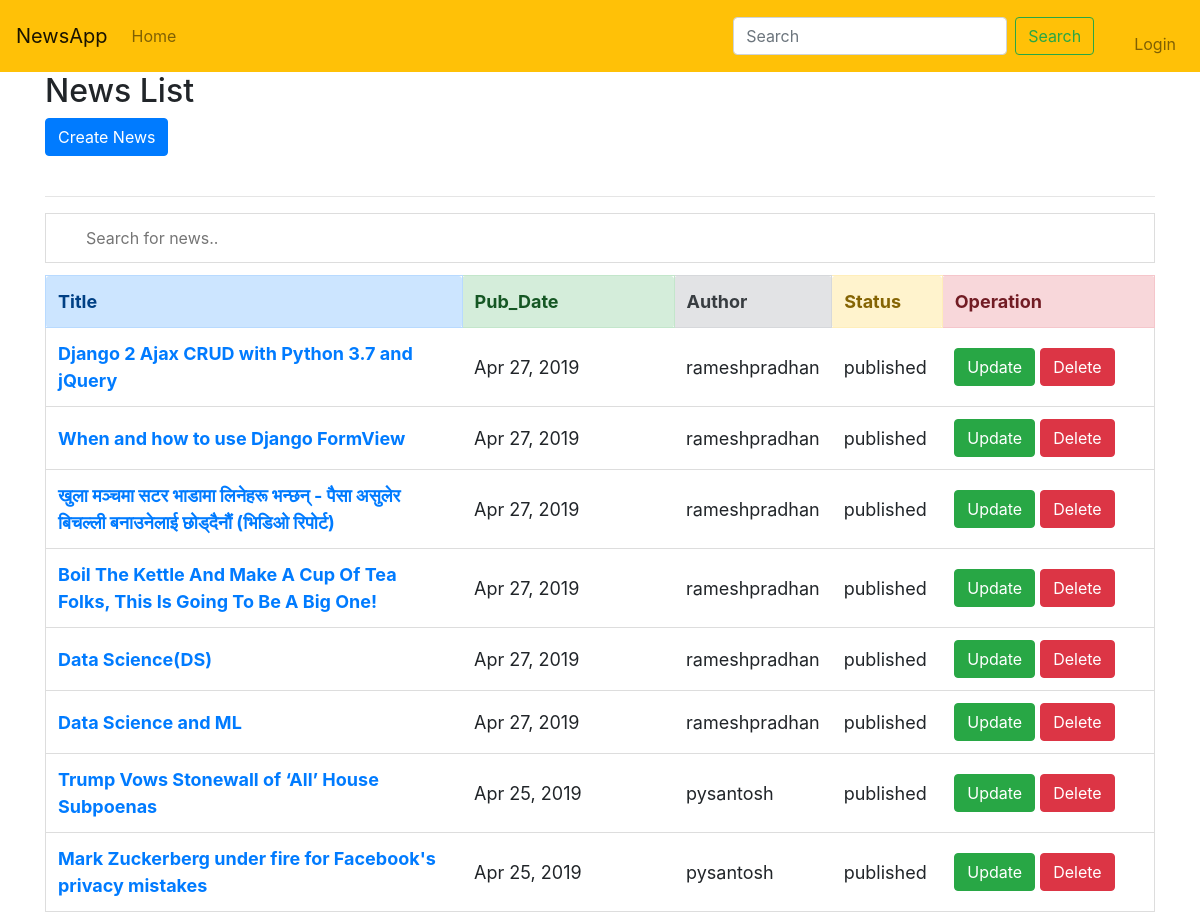
The page /admin-panel/news/ on the database as committed earlier.
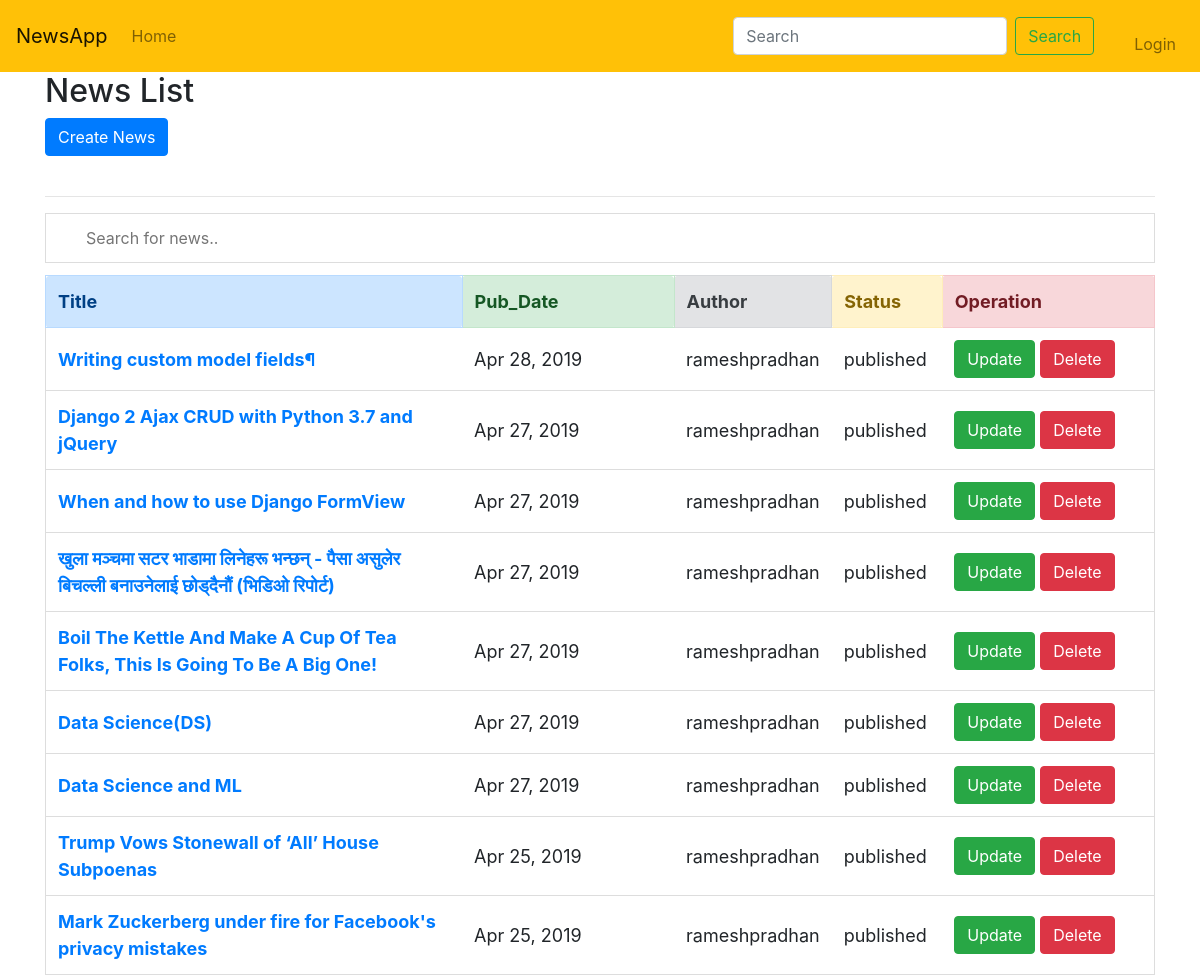
The same page on the database as committed later.
### newsapp/models.py (models this page shows, shortened)
class Post(models.Model):
    STATUS_CHOICES = (
        ('unpublished', 'Unpublished'),
        ('published', 'Published'),
    )
    title = models.CharField(max_length=255)
    tag = models.ManyToManyField(Tag)
    topic = models.ForeignKey(
        Topic, on_delete=models.CASCADE, related_name='posts')
    content = models.TextField()
    image = models.ImageField(upload_to='post_images/%Y/%m/%d', blank=True)
    created_at = models.DateTimeField(auto_now_add=True)
    updated_at = models.DateTimeField(auto_now=True)
    author = models.ForeignKey(
        User, on_delete=models.CASCADE, related_name='posts')
    update_by = models.ForeignKey(
        User, on_delete=models.CASCADE, related_name='+')
    status = models.CharField(
        max_length=10, choices=STATUS_CHOICES, default='unpublished')
    post_count = models.IntegerField(default=0)
    class Meta:
        ordering = ('-created_at',)

### newsapp/views.py (the view)
class AdminNewsListView(ListView):
    model = Post
    template_name = 'admintemplates/newsapp/newslist.html'

### templates/admintemplates/newsapp/newslist.html (shortened to what this page needs)
{% extends "admintemplates/adminbase.html" %}
{% block content %}
<div class="container">
    <h2>News List</h2>
    <div class="create mr-left">
        <a class="btn btn-primary" href="{% url 'newsapp:adminnewscreate' %}" role="button">Create News</a>
    </div><br>
    <hr>
    <input type="text" id="myInput" onkeyup="myFunction()" placeholder="Search for news.." title="Type in a name">
    <table id="myTable">
        <tr class="header">
            <th class="alert alert-primary" style="width:40%;">Title</th>
            <th class="alert alert-success" style="width:20%;">Pub_Date</th>
            <th class="alert alert-secondary" style="width:10%;">Author</th>
            <th class="alert alert-warning" style="width:10%;">Status</th>
            <th class="alert alert-danger" style="width:20%;">Operation</th>
        </tr>{% for news in object_list %}
        <tr>
            <td><a href="{% url 'newsapp:adminnewsdetail' news.pk %}" class="alert-link">{{ news.title }}</a></td>
            <td>{{ news.created_at | date:"M d, Y"}}</td>
            <td>{{ news.author }}</td>
            <td>{{ news.status }}</td>
            <td>
                <a class="btn btn-success" href="{% url 'newsapp:adminnewsupdate'  news.pk %}" role="button">Update</a>
                <button type="button" class="btn btn-danger" data-toggle="modal"
                    data-target="#exampleModal">Delete</button>
            </td>
        </tr>
        {% endfor %}
    </table>
</div>
{% endblock content %}

Rows that differ between the two databases and show on the page:
added Post: title "Writing custom model fields¶", created_at "Apr 28, 2019", author "rameshpradhan", status "published"
changed Post "Trump Vows Stonewall of ‘All’ House Subpoenas": author "pysantosh" → "rameshpradhan"
changed Post "Mark Zuckerberg under fire for Facebook's privacy mistakes": author "pysantosh" → "rameshpradhan"
